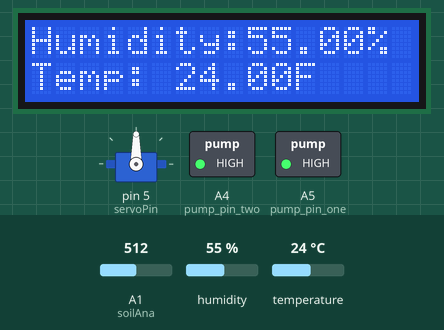
Recording of a sketch running on a simulated Arduino Nano, built with avr-gcc and run on an emulated ATmega328P. Parts: 16×2 character LCD, servo, switched loads named in the sketch (green lamp = pin HIGH). The test bench sets the inputs (shaded band); at power-on: humidity 55 %, A1 (soilAna) = 512, temperature 24 °C. Pins used as bus, display or sensor lines are not drawn; what the sketch prints to the serial monitor is not drawn.

Above: at 1.2 s.
1.3 s: humidity set to 46 %
At 2.6 s:
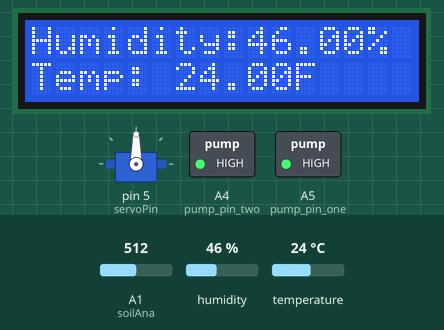
3.7 s: humidity set to 43 %
At 4.9 s:
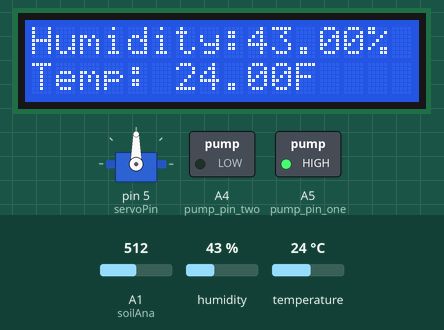
5.7 s: A1 (soilAna) set to 743
7.5 s: A1 (soilAna) set to 761
At 9.5 s:
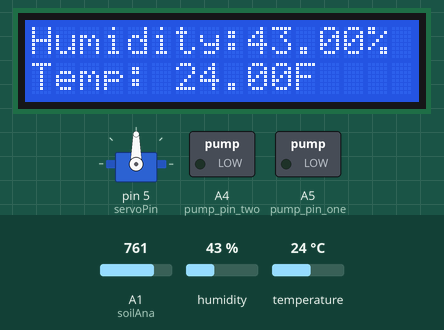
9.9 s: humidity set to 68 %
At 11.7 s:
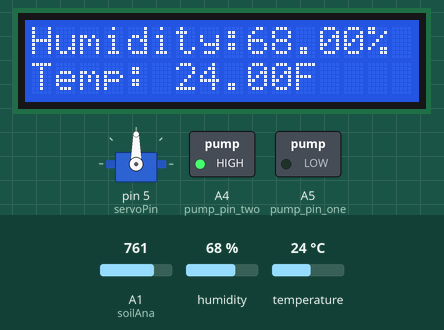
12.0 s: temperature set to 27 °C
At 12.9 s:
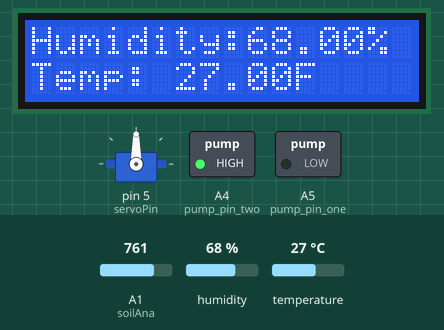
Timing chart, 0 to 15.0 s (numbered marks = the images above; inputs shaded):
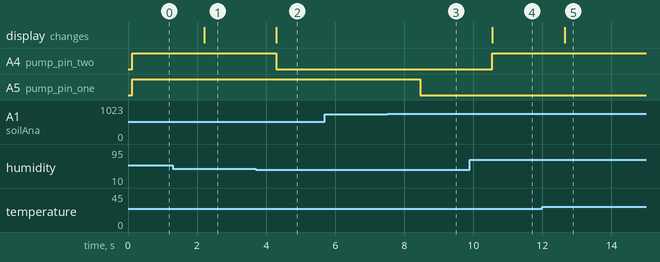

Measured:
- the behaviour switches between 45 and 44 % on humidity (found by bisection; images 1 and 2)
- the behaviour switches between 750 and 751 on A1 (soilAna) (found by bisection; images 2 and 3)
- after the input at 1.3 s, the display: changes after 0.91 s (image 1)
- after the input at 3.7 s, A4 (pump_pin_two): HIGH → LOW after 0.59 s; the display: changes after 0.59 s (image 2)
- after the input at 5.7 s, every drawn part: stays the same
- after the input at 7.5 s, A5 (pump_pin_one): HIGH → LOW after 0.97 s
- after the input at 9.9 s, A4 (pump_pin_two): LOW → HIGH after 0.65 s; the display: changes after 0.65 s (image 4)
- after the input at 12.0 s, the display: changes after 0.64 s (image 5)

The sketch:

greenArduino.ino
```cpp
#include "DHT.h"
#include <LiquidCrystal_I2C.h>
#include <Servo.h>

const int soilDigit= 4;
const int soilAna= A1;
const int Fan_One= A7;
const int Fan_Two= A6;
const int servoPin = 5 ;
const int dhtPin= 3;

const int pump_pin_one= A5;
const int pump_pin_two= A4;

float glo_temp;
float glo_humi;
float glo_soil;
byte glo_fan;
byte glo_pump_one;
byte glo_pump_two;

Servo servo;
DHT dht(dhtPin, DHT11);
LiquidCrystal_I2C lcd(0x27, 16, 2);

void setup() {
  Serial.begin(9600);
  //LCD
  lcd.backlight();
  lcd.init();
  //Soil
  pinMode(soilDigit,OUTPUT);
  digitalWrite(soilDigit,LOW);

  //SERVO
  servo.attach(servoPin);
  //Fan
  pinMode(Fan_One, OUTPUT);
  pinMode(Fan_Two, OUTPUT);
  digitalWrite(Fan_One,LOW);
  digitalWrite(Fan_Two,LOW);
  //dht
  dht.begin();
  //pump
  pinMode(pump_pin_one,OUTPUT);
  pinMode(pump_pin_two,OUTPUT);
  digitalWrite(pump_pin_one,LOW);
  digitalWrite(pump_pin_two,LOW);
}

// void ServoOperate(){
//   for (int angle= 0; angle <=180 ; angle+= 30){
//       servo.write(angle);
//       Serial.print("Servo-Degree: ");
//       Serial.println(angle);
//       delay (500);
//     }
//   for (int angle = 150; angle >= 0; angle -=30){
//       servo.write(angle);
//       Serial.print("Servo-Degree: ");
//       Serial.println(angle);
//       delay (500);
//     }
// }

void firstProcess(){
  float h = dht.readHumidity();
  float t = dht.readTemperature();
  if (isnan(h) || isnan(t)) {
    Serial.println(F("Failed to read from DHT sensor!"));
    return;
  }
   lcd.clear();
   lcd.setCursor(0,0);
   lcd.print("Humidity:");
   lcd.print(h);
   lcd.print("%");
   lcd.setCursor(0,1);
   lcd.print("Temp: ");
   lcd.print(t);
   lcd.print("F");

   glo_temp= t;
   glo_humi= h;

  if ( t > 25){
    glo_fan= HIGH;
    digitalWrite(Fan_One, LOW);
    digitalWrite(Fan_Two, LOW); //temp high, fan starting
  }else{
    glo_fan= LOW;
    digitalWrite(Fan_One, HIGH);
    digitalWrite(Fan_Two, HIGH); // temp low, fan off
  }
  if ( h < 45){
    glo_pump_two= HIGH;
    digitalWrite(pump_pin_two,LOW);
  }else{
    glo_pump_two= LOW;
    digitalWrite(pump_pin_two,HIGH);
  }
}

void secondProcess(){
  digitalWrite(soilDigit,HIGH);
  int val= analogRead(soilAna);
  digitalWrite(soilDigit,LOW);
  glo_soil= val;
  if( val < 500){
    glo_pump_one= LOW;
    digitalWrite(pump_pin_one, HIGH);
  }else if( val >= 500 && val <= 750){
    glo_pump_one= LOW;
    digitalWrite(pump_pin_one, HIGH);
  }else if( val > 750){
    glo_pump_one= HIGH;
    digitalWrite(pump_pin_one, LOW);
  }
}

void sendSensor(){
  Serial.print("<T:"); //Temperature
  Serial.print(glo_temp);
  Serial.print(",H:");// Humidity
  Serial.print(glo_humi);
  Serial.print(",S:");// Soil Moisture
  Serial.print(glo_soil);
  Serial.print(",F:"); // Fan State
  Serial.print(glo_fan ? "ON" : "OFF");
  Serial.print(",P1:"); // Pump State
  Serial.print(glo_pump_one ? "ON" : "OFF");
  Serial.print(",P2:");
  Serial.print(glo_pump_two ? "ON," : "OFF,");
  Serial.print('>');
  Serial.print('\n');
}

void loop() {
  // ServoOperate();
  firstProcess();
  secondProcess();
  sendSensor();
  delay(1000);
}
```
